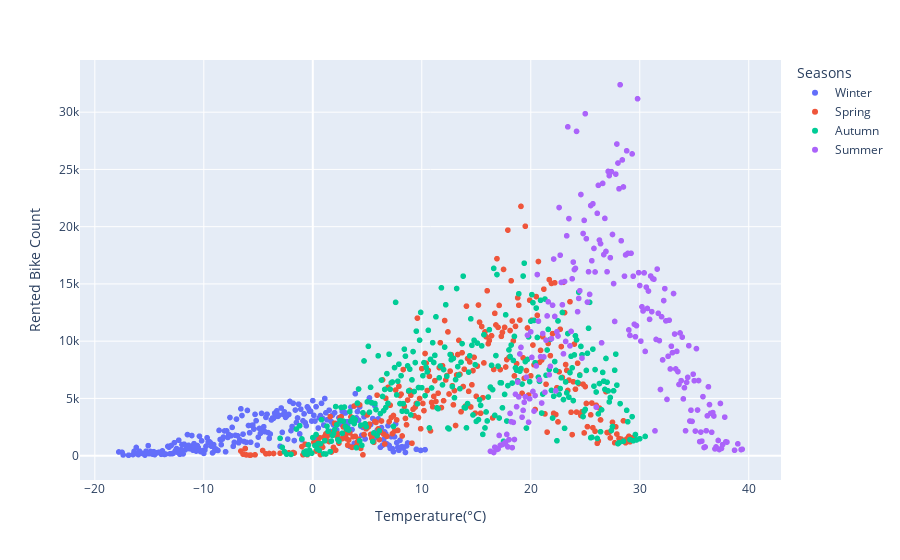

Notebook code for this chart:
### Markdown cell above
##### Effect of temperature

### Code cell
# temperature
temp = df.groupby(["Temperature(°C)","Seasons"])["Rented Bike Count"].sum().reset_index()
px.scatter(data_frame = temp
           ,x = 'Temperature(°C)'
           ,y = 'Rented Bike Count',color="Seasons")

### Figure 1 — Plotly figure (JSON) as saved in the notebook; plotly's stock layout.template omitted (floating-point values rounded to 4 significant figures; data arrays with more than 128 entries replaced by an {"elided": "..."} marker saying what was removed)
{"data": [{"hovertemplate": "Seasons=Winter<br>Temperature(°C)=%{x}<br>Rented Bike Count=%{y}<extra></extra>", "legendgroup": "Winter", "marker": {"color": "#636efa", "symbol": "circle"}, "mode": "markers", "name": "Winter", "showlegend": true, "type": "scattergl", "x": {"elided": "253 float values"}, "xaxis": "x", "y": {"elided": "253 int values"}, "yaxis": "y"}, {"hovertemplate": "Seasons=Spring<br>Temperature(°C)=%{x}<br>Rented Bike Count=%{y}<extra></extra>", "legendgroup": "Spring", "marker": {"color": "#EF553B", "symbol": "circle"}, "mode": "markers", "name": "Spring", "showlegend": true, "type": "scattergl", "x": {"elided": "297 float values"}, "xaxis": "x", "y": {"elided": "297 int values"}, "yaxis": "y"}, {"hovertemplate": "Seasons=Autumn<br>Temperature(°C)=%{x}<br>Rented Bike Count=%{y}<extra></extra>", "legendgroup": "Autumn", "marker": {"color": "#00cc96", "symbol": "circle"}, "mode": "markers", "name": "Autumn", "showlegend": true, "type": "scattergl", "x": {"elided": "305 float values"}, "xaxis": "x", "y": {"elided": "305 int values"}, "yaxis": "y"}, {"hovertemplate": "Seasons=Summer<br>Temperature(°C)=%{x}<br>Rented Bike Count=%{y}<extra></extra>", "legendgroup": "Summer", "marker": {"color": "#ab63fa", "symbol": "circle"}, "mode": "markers", "name": "Summer", "showlegend": true, "type": "scattergl", "x": {"elided": "215 float values"}, "xaxis": "x", "y": {"elided": "215 int values"}, "yaxis": "y"}], "layout": {"legend": {"title": {"text": "Seasons"}, "tracegroupgap": 0}, "margin": {"t": 60}, "xaxis": {"anchor": "y", "domain": [0, 1], "title": {"text": "Temperature(°C)"}}, "yaxis": {"anchor": "x", "domain": [0, 1], "title": {"text": "Rented Bike Count"}}}}
